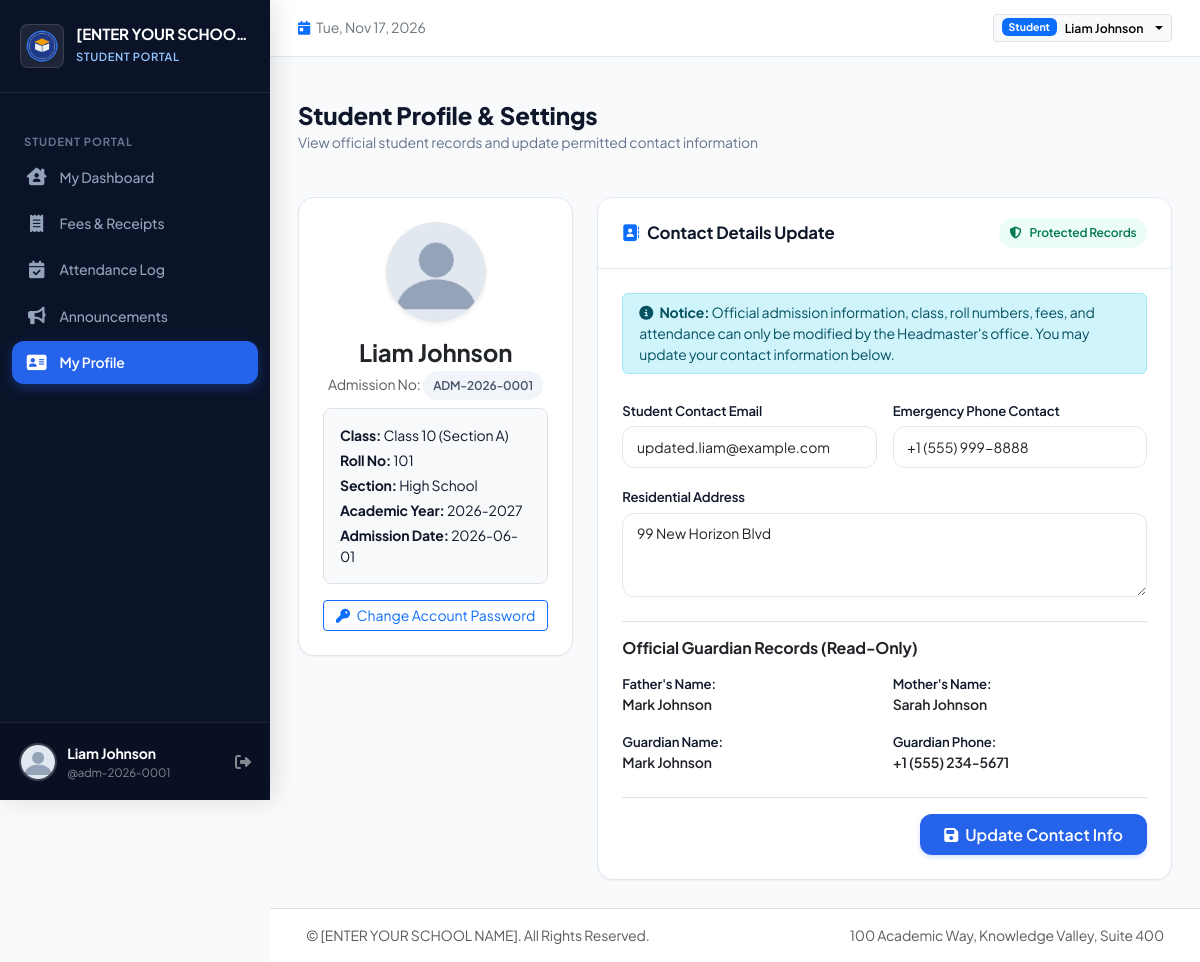
The app's page /student/profile (signed in) with its own data.
### tables this page shows
CREATE TABLE school_settings (
        id INTEGER PRIMARY KEY,
        school_name TEXT NOT NULL DEFAULT '[ENTER YOUR SCHOOL NAME]',
        school_address TEXT DEFAULT '',
        school_phone TEXT DEFAULT '',
        school_email TEXT DEFAULT '',
        school_website TEXT DEFAULT '',
        headmaster_name TEXT DEFAULT '',
        currency_symbol TEXT DEFAULT '$',
        logo_path TEXT DEFAULT '',
        updated_at TIMESTAMP DEFAULT CURRENT_TIMESTAMP
    );

CREATE TABLE users (
        id INTEGER PRIMARY KEY AUTOINCREMENT,
        username TEXT NOT NULL UNIQUE,
        password_hash TEXT NOT NULL,
        role TEXT NOT NULL CHECK(role IN ('admin', 'teacher', 'student')),
        full_name TEXT NOT NULL,
        email TEXT DEFAULT '',
        phone TEXT DEFAULT '',
        is_active INTEGER DEFAULT 1,
        created_at TIMESTAMP DEFAULT CURRENT_TIMESTAMP
    );

CREATE TABLE students (
        id INTEGER PRIMARY KEY AUTOINCREMENT,
        user_id INTEGER UNIQUE REFERENCES users(id) ON DELETE SET NULL,
        admission_number TEXT NOT NULL UNIQUE,
        full_name TEXT NOT NULL,
        photo_path TEXT DEFAULT '',
        dob DATE,
        gender TEXT,
        school_section_id INTEGER REFERENCES school_sections(id) ON DELETE RESTRICT,
        class_id INTEGER REFERENCES classes(id) ON DELETE RESTRICT,
        class_section_id INTEGER REFERENCES class_sections(id) ON DELETE RESTRICT,
        roll_number TEXT DEFAULT '',
        admission_date DATE,
        academic_year_id INTEGER REFERENCES academic_years(id) ON DELETE RESTRICT,
        father_name TEXT DEFAULT '',
        mother_name TEXT DEFAULT '',
        guardian_name TEXT DEFAULT '',
        guardian_phone TEXT DEFAULT '',
        emergency_contact TEXT DEFAULT '',
        residential_address TEXT DEFAULT '',
        previous_school TEXT DEFAULT '',
        student_email TEXT DEFAULT '',
        status TEXT DEFAULT 'Active' CHECK(status IN ('Active', 'Archived', 'Suspended')),
        created_at TIMESTAMP DEFAULT CURRENT_TIMESTAMP
    );

CREATE TABLE classes (
        id INTEGER PRIMARY KEY AUTOINCREMENT,
        section_id INTEGER NOT NULL REFERENCES school_sections(id) ON DELETE CASCADE,
        name TEXT NOT NULL,
        display_order INTEGER DEFAULT 0,
        is_active INTEGER DEFAULT 1,
        UNIQUE(section_id, name)
    );

CREATE TABLE class_sections (
        id INTEGER PRIMARY KEY AUTOINCREMENT,
        class_id INTEGER NOT NULL REFERENCES classes(id) ON DELETE CASCADE,
        section_name TEXT NOT NULL,
        capacity INTEGER DEFAULT 40,
        UNIQUE(class_id, section_name)
    );

CREATE TABLE school_sections (
        id INTEGER PRIMARY KEY AUTOINCREMENT,
        name TEXT NOT NULL UNIQUE,
        description TEXT DEFAULT '',
        is_active INTEGER DEFAULT 1
    );

CREATE TABLE academic_years (
        id INTEGER PRIMARY KEY AUTOINCREMENT,
        name TEXT NOT NULL UNIQUE,
        start_date DATE,
        end_date DATE,
        is_current INTEGER DEFAULT 0
    );

### routes/student.py (the view, shortened to what this page needs)
@student_bp.route('/profile', methods=['GET', 'POST'])
def profile():
    student = _get_current_student_data()
    db = get_db()
    return render_template('student/profile.html',
        settings=get_school_settings(),
        student=student
    )

### templates/student/profile.html (shortened to what this page needs)
{% extends "base.html" %}
{% block content %}
<div class="page-header">
  <div>
    <h2 class="page-title">Student Profile & Settings</h2>
    <p class="page-subtitle">View official student records and update permitted contact information</p>
  </div>
</div>
<div class="row g-4">
  <div class="col-lg-4">
    <div class="card-custom text-center p-4">
      <img src="{% if student.photo_path %}{{ url_for('static', filename=student.photo_path) }}{% else %}{{ url_for('static', filename='images/default_avatar.png') }}{% endif %}"
           alt="{{ student.full_name }}" class="rounded-circle border shadow-sm mx-auto mb-3" style="width: 100px; height: 100px; object-fit: cover;">
      <h4 class="fw-bold text-dark mb-1">{{ student.full_name }}</h4>
      <p class="text-muted small mb-2">Admission No: <span class="badge-custom badge-secondary">{{ student.admission_number }}</span></p>
      <div class="p-3 bg-light rounded-3 text-start mb-3 border">
        <div class="small mb-1"><b>Class:</b> {{ student.class_name }} (Section {{ student.class_section_name }})</div>
        <div class="small mb-1"><b>Roll No:</b> {{ student.roll_number or '-' }}</div>
        <div class="small mb-1"><b>Section:</b> {{ student.section_name }}</div>
        <div class="small mb-1"><b>Academic Year:</b> {{ student.academic_year_name }}</div>
        <div class="small"><b>Admission Date:</b> {{ student.admission_date or 'N/A' }}</div>
      </div>
      <button class="btn btn-outline-primary w-100 btn-sm" data-bs-toggle="modal" data-bs-target="#changePasswordModal">
        <i class="fa-solid fa-key me-1"></i> Change Account Password
      </button>
    </div>
  </div>
  <div class="col-lg-8">
    <div class="card-custom">
      <div class="card-custom-header">
        <h5 class="card-custom-title"><i class="fa-solid fa-address-book text-primary me-2"></i>Contact Details Update</h5>
        <span class="badge-custom badge-success"><i class="fa-solid fa-shield-halved me-1"></i>Protected Records</span>
      </div>
      <div class="card-custom-body p-4">
        <div class="alert alert-info py-2 px-3 small mb-4">
          <i class="fa-solid fa-circle-info me-1"></i> <b>Notice:</b> Official admission information, class, roll numbers, fees, and attendance can only be modified by the Headmaster's office. You may update your contact information below.
        </div>
        <form action="{{ url_for('student.profile') }}" method="POST">
          <div class="row g-3 mb-3">
            <div class="col-md-6">
              <label class="form-label">Student Contact Email</label>
              <input type="email" name="student_email" class="form-control" value="{{ student.student_email or '' }}" placeholder="student@example.com">
            </div>
            <div class="col-md-6">
              <label class="form-label">Emergency Phone Contact</label>
              <input type="tel" name="emergency_contact" class="form-control" value="{{ student.emergency_contact or '' }}" placeholder="+1 555-0199">
            </div>
          </div>
          <div class="mb-4">
            <label class="form-label">Residential Address</label>
            <textarea name="residential_address" rows="3" class="form-control">{{ student.residential_address or '' }}</textarea>
          </div>
          <h6 class="fw-bold text-dark border-top pt-3 mb-3">Official Guardian Records (Read-Only)</h6>
          <div class="row g-3 mb-4 text-muted small">
            <div class="col-md-6">
              <label class="form-label mb-0">Father's Name:</label>
              <div class="fw-semibold text-dark">{{ student.father_name or 'N/A' }}</div>
            </div>
            <div class="col-md-6">
              <label class="form-label mb-0">Mother's Name:</label>
              <div class="fw-semibold text-dark">{{ student.mother_name or 'N/A' }}</div>
            </div>
            <div class="col-md-6">
              <label class="form-label mb-0">Guardian Name:</label>
              <div class="fw-semibold text-dark">{{ student.guardian_name or 'N/A' }}</div>
            </div>
            <div class="col-md-6">
              <label class="form-label mb-0">Guardian Phone:</label>
              <div class="fw-semibold text-dark">{{ student.guardian_phone or 'N/A' }}</div>
            </div>
          </div>
          <div class="d-flex justify-content-end border-top pt-3">
            <button type="submit" class="btn btn-primary-custom px-4">
              <i class="fa-solid fa-floppy-disk me-1"></i> Update Contact Info
            </button>
          </div>
        </form>
      </div>
    </div>
  </div>
</div>
{% endblock %}

### templates/base.html (shortened to what this page needs)
<!DOCTYPE html>
<html lang="en">
<head>
  <link href="https://cdn.jsdelivr.net/npm/bootstrap@5.3.3/dist/css/bootstrap.min.css" rel="stylesheet">
  <link rel="stylesheet" href="https://cdnjs.cloudflare.com/ajax/libs/font-awesome/6.5.1/css/all.min.css">
  <link rel="stylesheet" href="{{ url_for('static', filename='css/style.css') }}">
</head>
<body>
  <div class="app-wrapper">
    <aside class="sidebar">
      <div class="sidebar-header">
        <img src="{% if school_settings.logo_path %}{{ url_for('static', filename=school_settings.logo_path) }}{% else %}{{ url_for('static', filename='images/default_logo.png') }}{% endif %}"
             alt="School Logo" class="school-brand-logo">
        <div class="school-brand-info">
          <h1 class="school-brand-name" title="{{ school_settings.school_name }}">{{ school_settings.school_name }}</h1>
          <span class="school-brand-badge">
            {% if current_user.role == 'admin' %}Headmaster Portal
            {% elif current_user.role == 'teacher' %}Teacher Portal
            {% elif current_user.role == 'student' %}Student Portal
            {% else %}Portal{% endif %}
          </span>
        </div>
      </div>
      <div class="sidebar-nav">
        {% if current_user.role == 'admin' %}
          <div class="nav-section-title">Overview</div>
          <a href="{{ url_for('admin.dashboard') }}" class="sidebar-link {% if request.endpoint == 'admin.dashboard' %}active{% endif %}">
            <i class="fa-solid fa-chart-pie"></i>
            <span>Dashboard</span>
          </a>
          <div class="nav-section-title">Academic & Students</div>
          <a href="{{ url_for('admin.students') }}" class="sidebar-link {% if request.endpoint in ['admin.students', 'admin.student_create', 'admin.student_view', 'admin.student_edit'] %}active{% endif %}">
            <i class="fa-solid fa-user-graduate"></i>
            <span>Student Records</span>
          </a>
          <a href="{{ url_for('admin.sections_classes') }}" class="sidebar-link {% if request.endpoint == 'admin.sections_classes' %}active{% endif %}">
            <i class="fa-solid fa-sitemap"></i>
            <span>Sections & Classes</span>
          </a>
          <a href="{{ url_for('admin.teachers') }}" class="sidebar-link {% if request.endpoint in ['admin.teachers', 'admin.teacher_create'] %}active{% endif %}">
            <i class="fa-solid fa-chalkboard-user"></i>
            <span>Teachers & Staff</span>
          </a>
          <div class="nav-section-title">Finance & Fees</div>
          <a href="{{ url_for('admin.fee_structures') }}" class="sidebar-link {% if request.endpoint == 'admin.fee_structures' %}active{% endif %}">
            <i class="fa-solid fa-layer-group"></i>
            <span>Fee Structures</span>
          </a>
          <a href="{{ url_for('admin.payments') }}" class="sidebar-link {% if request.endpoint in ['admin.payments', 'admin.payment_receipt'] %}active{% endif %}">
            <i class="fa-solid fa-receipt"></i>
            <span>Fee Payments</span>
          </a>
          <a href="{{ url_for('admin.fee_reports') }}" class="sidebar-link {% if request.endpoint == 'admin.fee_reports' %}active{% endif %}">
            <i class="fa-solid fa-file-invoice-dollar"></i>
            <span>Financial Reports</span>
          </a>
          <div class="nav-section-title">Operations</div>
          <a href="{{ url_for('admin.attendance') }}" class="sidebar-link {% if request.endpoint == 'admin.attendance' %}active{% endif %}">
            <i class="fa-solid fa-clipboard-user"></i>
            <span>Daily Attendance</span>
          </a>
          <a href="{{ url_for('admin.notices') }}" class="sidebar-link {% if request.endpoint == 'admin.notices' %}active{% endif %}">
            <i class="fa-solid fa-bullhorn"></i>
            <span>Announcements</span>
          </a>
          <a href="{{ url_for('admin.settings') }}" class="sidebar-link {% if request.endpoint == 'admin.settings' %}active{% endif %}">
            <i class="fa-solid fa-sliders"></i>
            <span>School Settings</span>
          </a>
          <a href="{{ url_for('admin.audit_logs') }}" class="sidebar-link {% if request.endpoint == 'admin.audit_logs' %}active{% endif %}">
            <i class="fa-solid fa-shield-halved"></i>
            <span>Audit Trail</span>
          </a>
        {% elif current_user.role == 'student' %}
          <div class="nav-section-title">Student Portal</div>
          <a href="{{ url_for('student.dashboard') }}" class="sidebar-link {% if request.endpoint == 'student.dashboard' %}active{% endif %}">
            <i class="fa-solid fa-house-chimney-user"></i>
            <span>My Dashboard</span>
          </a>
          <a href="{{ url_for('student.fees') }}" class="sidebar-link {% if request.endpoint == 'student.fees' %}active{% endif %}">
            <i class="fa-solid fa-receipt"></i>
            <span>Fees & Receipts</span>
          </a>
          <a href="{{ url_for('student.attendance') }}" class="sidebar-link {% if request.endpoint == 'student.attendance' %}active{% endif %}">
            <i class="fa-solid fa-calendar-check"></i>
            <span>Attendance Log</span>
          </a>
          <a href="{{ url_for('student.notices') }}" class="sidebar-link {% if request.endpoint == 'student.notices' %}active{% endif %}">
            <i class="fa-solid fa-bullhorn"></i>
            <span>Announcements</span>
          </a>
          <a href="{{ url_for('student.profile') }}" class="sidebar-link {% if request.endpoint == 'student.profile' %}active{% endif %}">
            <i class="fa-solid fa-address-card"></i>
            <span>My Profile</span>
          </a>
        {% endif %}
      </div>
      <div class="sidebar-footer">
        <div class="sidebar-user">
          <img src="{{ url_for('static', filename='images/default_avatar.png') }}" alt="Avatar" class="user-avatar">
          <div class="flex-grow-1 overflow-hidden">
            <div class="text-white fw-bold text-truncate small">{{ current_user.full_name }}</div>
            <div class="text-white-50 text-truncate" style="font-size: 0.72rem;">@{{ current_user.username }}</div>
          </div>
          <a href="{{ url_for('auth.logout') }}" class="text-white-50 hover-white" title="Logout">
            <i class="fa-solid fa-right-from-bracket"></i>
          </a>
        </div>
      </div>
    </aside>
    <div class="main-wrapper">
      <header class="topbar">
        <div class="d-flex align-items-center gap-3">
          <div class="d-none d-md-block text-secondary small">
            <i class="fa-solid fa-calendar-day me-1 text-primary"></i>
            <span id="currentDateDisplay">Today</span>
          </div>
        </div>
        <div class="d-flex align-items-center gap-3">
          <div class="dropdown">
            <button class="btn btn-light btn-sm border dropdown-toggle d-flex align-items-center gap-2" type="button" data-bs-toggle="dropdown">
              <span class="badge bg-primary text-capitalize">{{ current_user.role }}</span>
              <span class="fw-semibold small d-none d-sm-inline">{{ current_user.full_name }}</span>
            </button>
          </div>
        </div>
      </header>
      <div class="container-fluid px-4 pt-3">
      </div>
      <main class="content-area">
        {% block content %}{% endblock %}
      </main>
      <footer class="bg-white border-top py-3 px-4 text-center text-muted small mt-auto">
        <div class="container-fluid d-flex flex-column flex-sm-row justify-content-between align-items-center gap-2">
          <span>&copy; {{ school_settings.school_name }}. All Rights Reserved.</span>
          <span>{{ school_settings.school_address }}</span>
        </div>
      </footer>
    </div>
  </div>
</body>
</html>

### records on screen
school_settings: school_name "[ENTER YOUR SCHOO…", school_name "[ENTER YOUR SCHOOL NAME]", school_address "100 Academic Way, Knowledge Valley, Suite 400"
users: full_name "Liam Johnson", username "adm-2026-0001", role "Student"
students: full_name "Liam Johnson", admission_number "ADM-2026-0001", roll_number "101", admission_date "2026-06-01", student_email "updated.liam@example.com", emergency_contact "+1 (555) 999-8888", residential_address "99 New Horizon Blvd", father_name "Mark Johnson", mother_name "Sarah Johnson", guardian_name "Mark Johnson", guardian_phone "+1 (555) 234-5671"
classes: class_name "Class 10"
class_sections: class_section_name "A"
school_sections: section_name "High School"
academic_years: academic_year_name "2026-2027"
